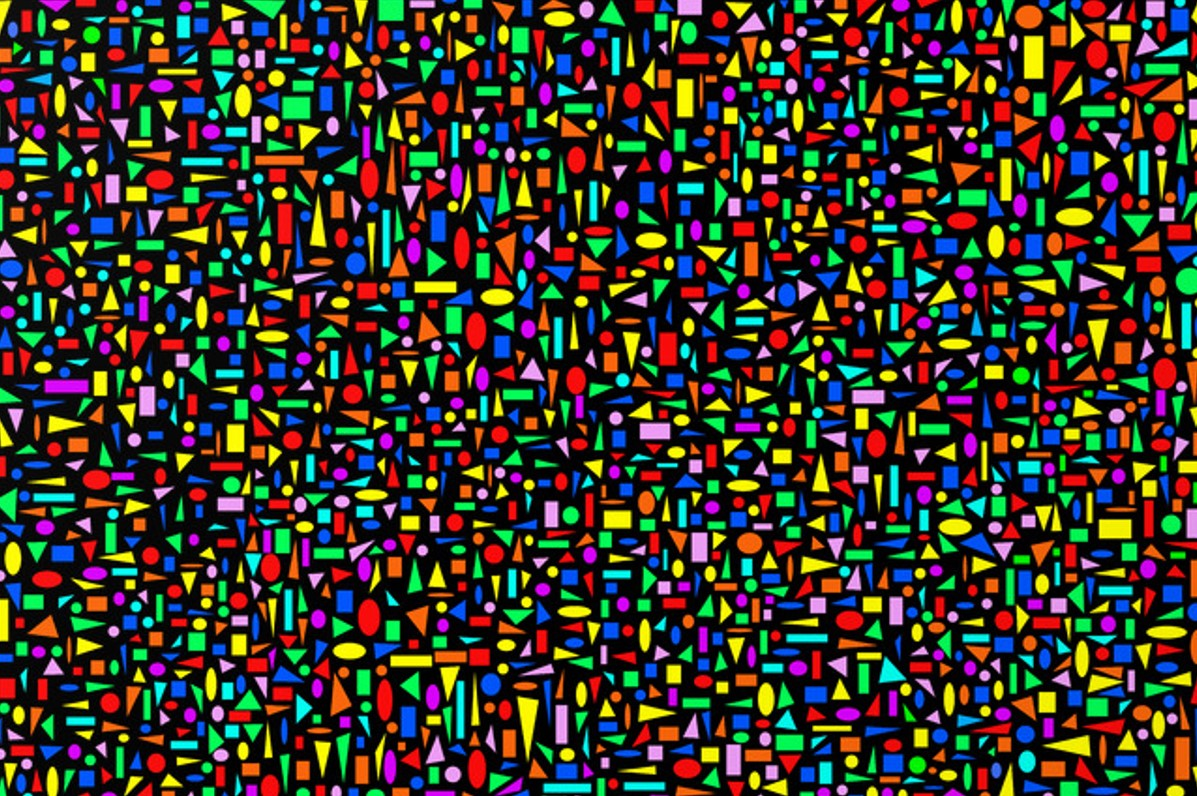
#> input picture input_03.jpg, 1197 x 796 px, given in place of the camera
$ python Shape_Tracker_Webcam.py
#> lines starting #> are read from the running program, lines starting #| are printed output that depends on the picture; after the words box and inside, x2 and y2 are one past the last pixel; in counts of white or black regions, pixels touching at a corner belong together
import cv2
import imutils
import numpy as np

cap = cv2.VideoCapture(1)

# Check if the webcam is opened correctly
if not cap.isOpened():
    raise IOError("Cannot open webcam")

while True:
    ret, frame = cap.read()
#> frame is the input picture: shape (796, 1197, 3); mean B, G, R 42.8, 55.9, 58.7
    frame = cv2.resize(frame, None, fx=2.25, fy=1.75, interpolation=cv2.INTER_AREA)
#> frame: shape (1393, 2693, 3)

    # convert the frame to grayscale, blur it, and threshold it
    gray = cv2.cvtColor(frame, cv2.COLOR_BGR2GRAY)
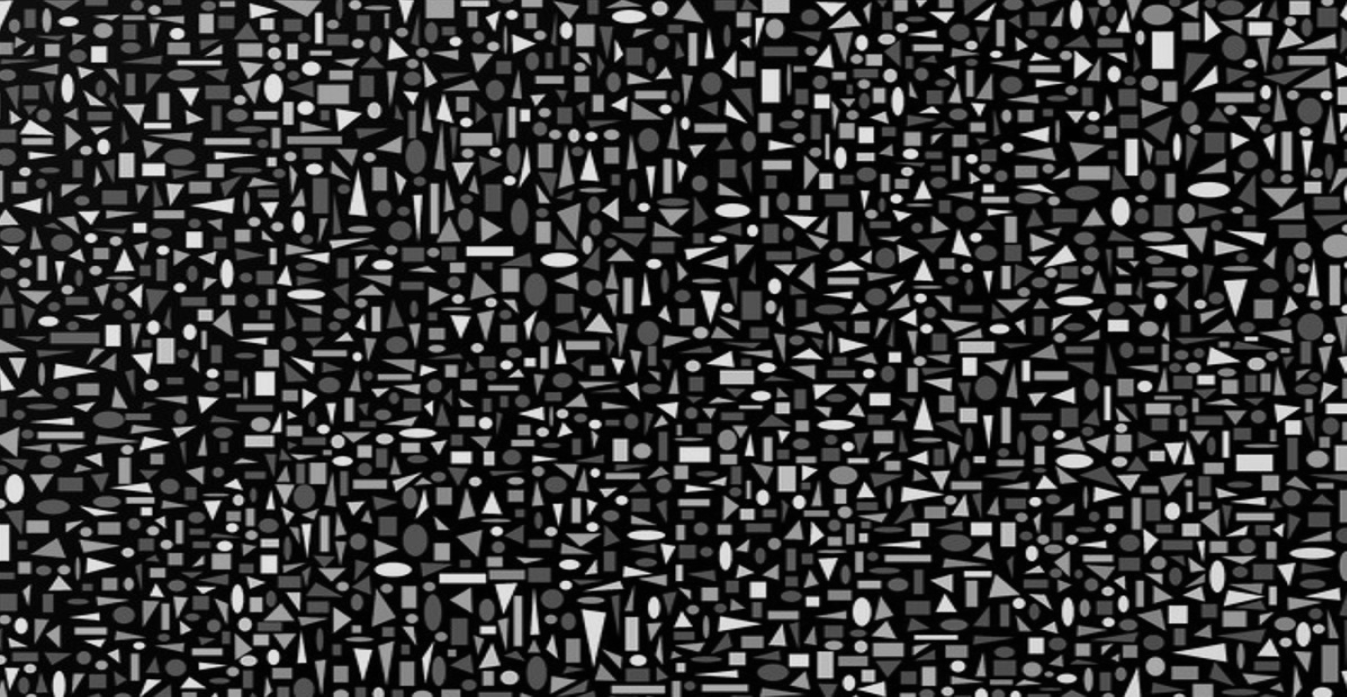
#> gray: shape (1393, 2693) (shown at 1/2 size); min 0, max 233, mean 55.3
    blurred = cv2.GaussianBlur(gray, (5,5), 0)
    thresh = cv2.threshold(blurred, 60, 255, cv2.THRESH_BINARY)[1]
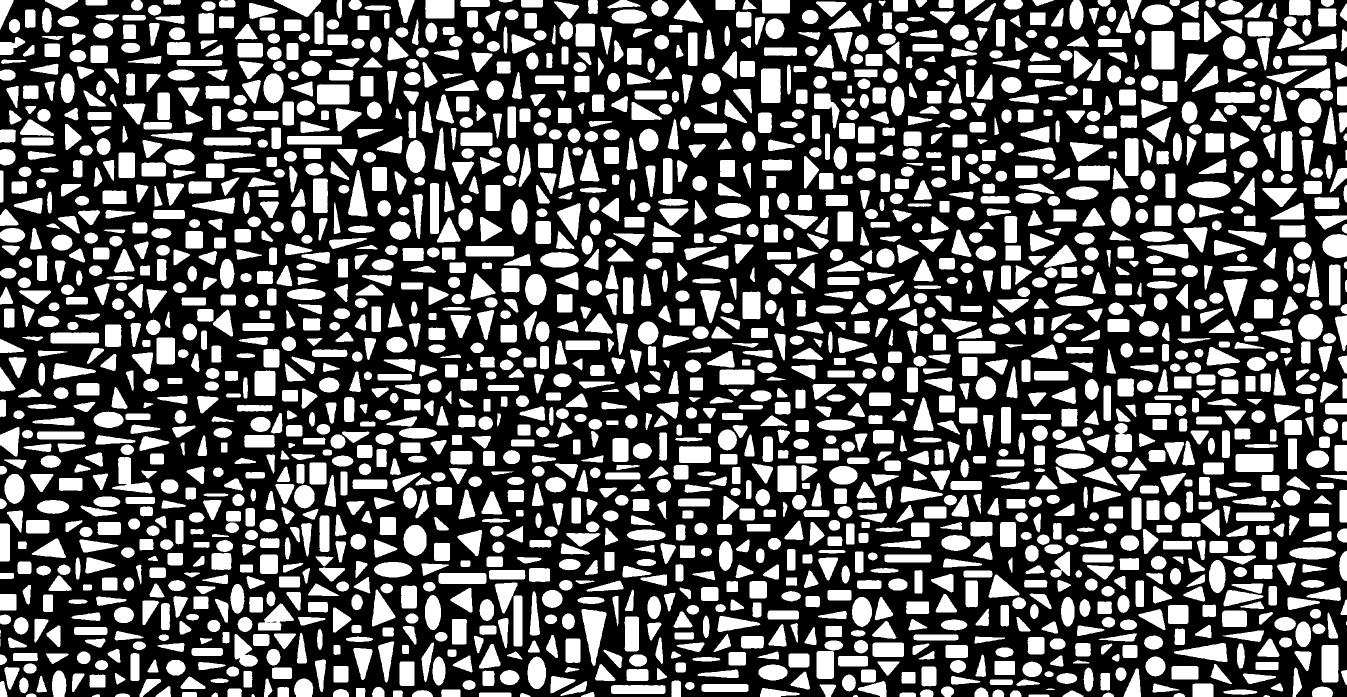
#> thresh: shape (1393, 2693) (shown at 1/2 size); 36.7% white; 1981 white regions (3 under 20 px)

    # extract contours from the webcam frame
    cnts = cv2.findContours(thresh.copy(), cv2.RETR_EXTERNAL, cv2.CHAIN_APPROX_SIMPLE)
#> cnts = 1981 contours, 6 with area under 20; largest, box (x1, y1, x2, y2) and area: (2303, 62, 2349, 139) 3406, (1163, 1218, 1213, 1332) 3024, (2471, 908, 2547, 944) 2609, (1522, 137, 1562, 206) 2576, (634, 168, 699, 209) 2480
    cnts = imutils.grab_contours(cnts)

    # loop over the contours and draw them on the webcam frame
    for c in cnts:
        cv2.drawContours(frame, [c], -1, (0, 0, 255), 2)
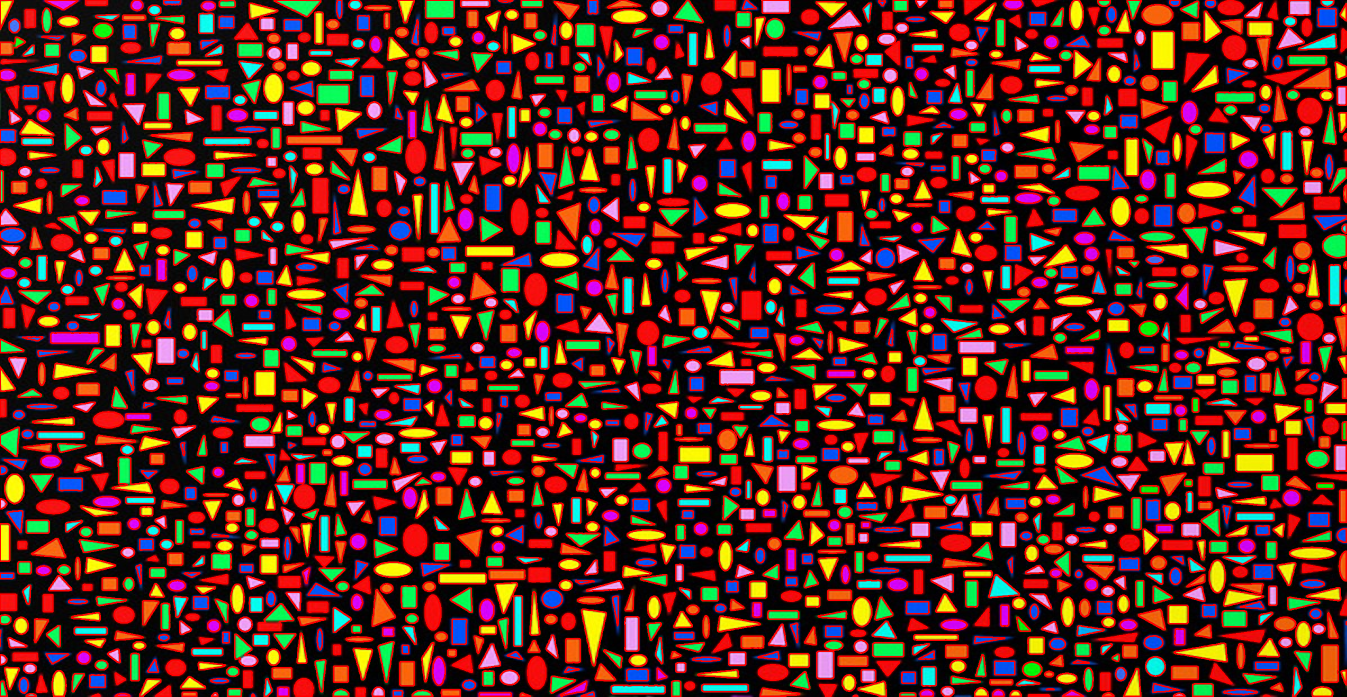
#> frame: shape (1393, 2693, 3) (shown at 1/2 size); mean B, G, R 31.5, 43.1, 90.7

    # display the total number of shapes on the image
    text = "I found {} total shapes".format(len(cnts))
#> text = 'I found 1981 total shapes'
    cv2.putText(frame, text, (10, 20), cv2.FONT_HERSHEY_SIMPLEX, 0.5, (0, 0, 255), 2)
#> frame: shape (1393, 2693, 3); 0.03% of pixels changed, all inside (x1, y1, x2, y2) = (11, 9, 220, 26)

    # define the list of boundaries
    boundaries = [
        ([17, 15, 100], [50, 56, 200]),
        #([86, 31, 4], [220, 88, 50]),
        #([25, 146, 190], [62, 174, 250]),
        #([103, 86, 65], [145, 133, 128])
    ]

    # loop over the boundaries
    for (lower, upper) in boundaries:
        # create NumPy arrays from the boundaries
        lower = np.array(lower, dtype = "uint8")
        upper = np.array(upper, dtype = "uint8")
        # find the colors within the specified boundaries and apply
        # the mask
        mask = cv2.inRange(frame, lower, upper)
        output = cv2.bitwise_and(frame, frame, mask = mask)
#> this loop made 1 pass
#> pass 1, `mask = cv2.inRange(frame, lower, upper)`:
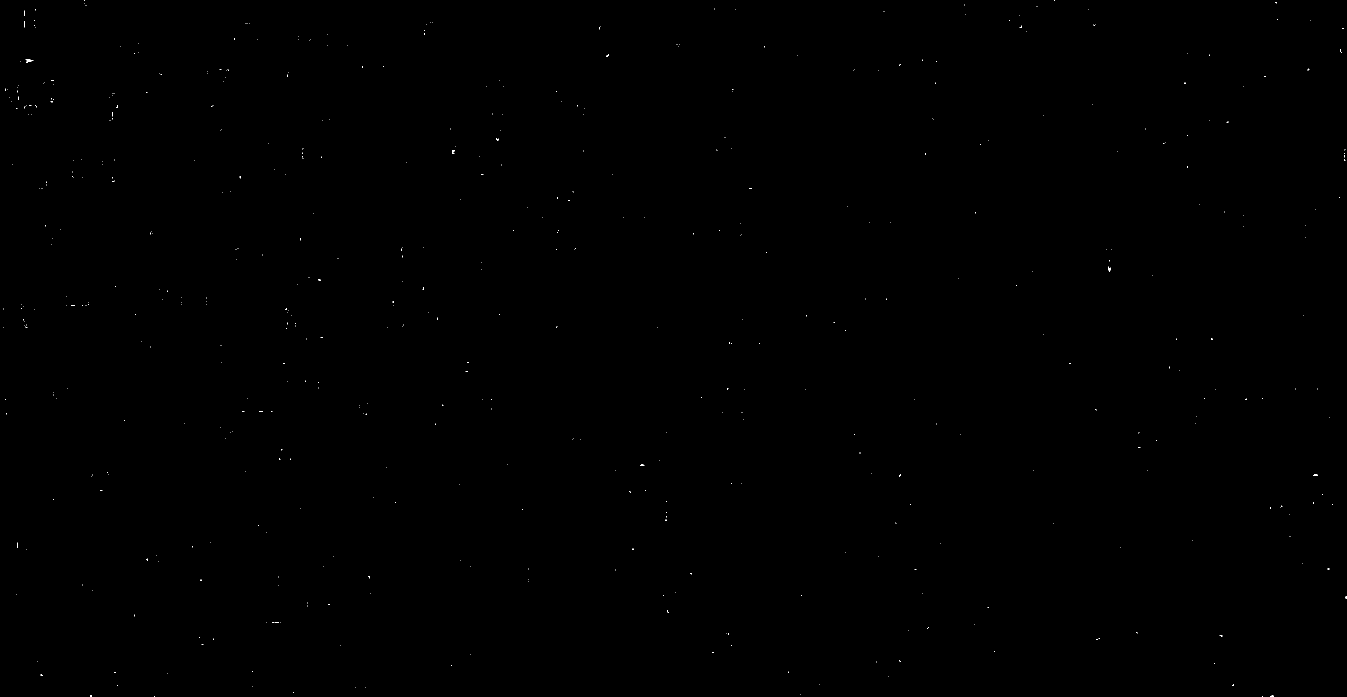
#> mask: shape (1393, 2693) (shown at 1/2 size); 0.04% white in thin lines or dots


    cv2.imshow("Window", frame)

    a = cv2.waitKey(1)
#> (key Esc is pressed here)
    if a == 27:
        break

cap.release()
cv2.destroyAllWindows()
